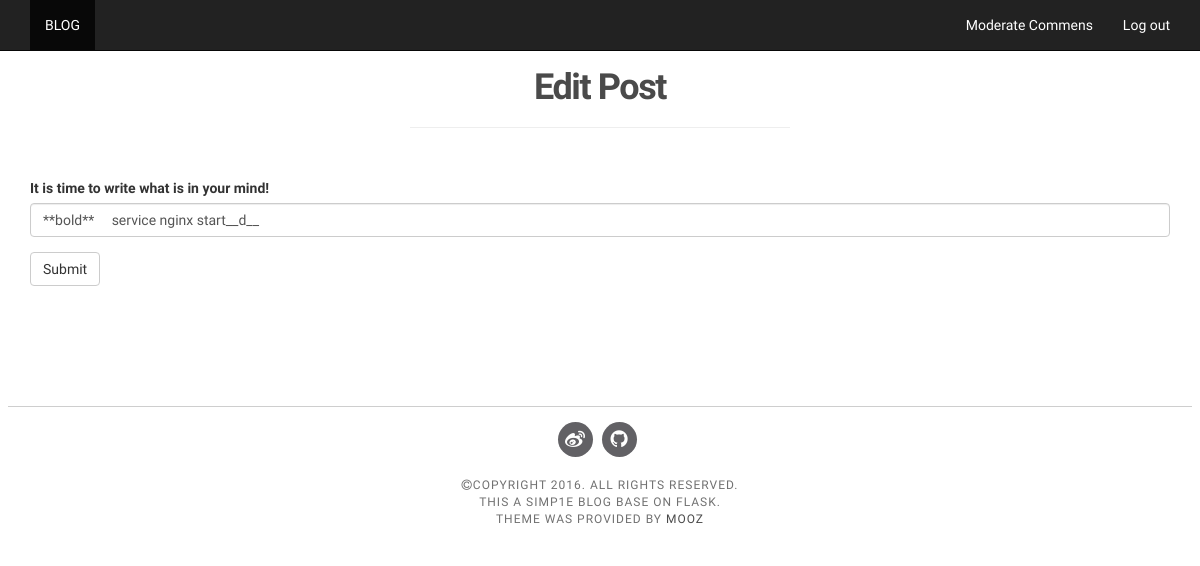
The app's page /edit/2 (signed in), older data.
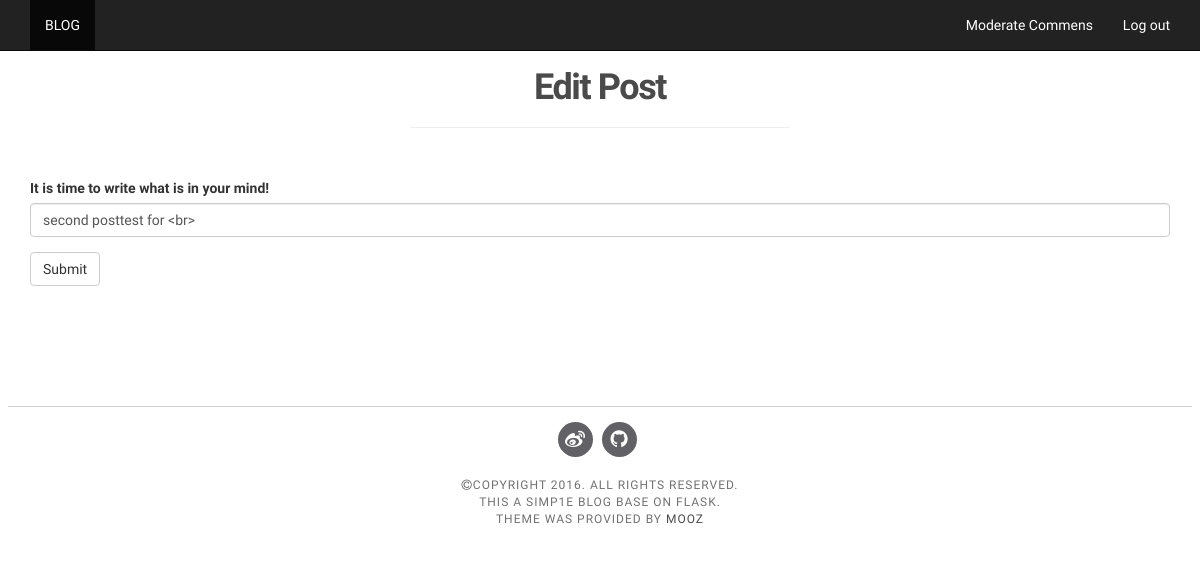
The same page, newer data.
### app/models.py (models this page shows, shortened)
class Post(db.Model):
    __tablename__ = 'posts'
    id = db.Column(db.Integer, primary_key=True)
    body = db.Column(db.Text)
    body_html = db.Column(db.Text)
    timestamp = db.Column(db.DateTime, index=True, default=datetime.utcnow)
    author_name = db.Column(db.Integer, db.ForeignKey('users.id'))
    comments = db.relationship('Comment', backref='post', lazy='dynamic')

### app/main/views.py (the view)
@main.route('/edit/<int:id>', methods=['GET', 'POST'])
@login_required
def edit(id):
    post = Post.query.get_or_404(id)
    if current_user != post.author and \
            not current_user.can(Permission.ADMINISTRATOR):
        abort(403)
    form = PostForm()
    if form.validate_on_submit():
        post.body = form.body.data
        db.session.add(post)
        flash('The post has been updated')
        return redirect(url_for('.post', id=post.id))
    form.body.data = post.body
    return render_template('edit_post.html', form=form)

### app/main/forms.py
class PostForm(Form):
    body = PageDownField('It is time to write what is in your mind!',
                         validators=[Required()])
    submit = SubmitField('Submit')

### app/main/__init__.py (called while the page is built)
@main.app_context_processor
def inject_permissions():
    return dict(Permission=Permission)

### app/models.py (called while the page is built)
@login_manager.user_loader
def load_user(user_id):
    return User.query.get(int(user_id))

    def can(self, permissions):
        return self.role is not None and \
            (self.role.permissions & permissions) == permissions

### app/templates/edit_post.html (shortened to what this page needs)
{% extends 'base.html' %}
{% import "bootstrap/wtf.html" as wtf %}
{% block page_content %}
<div class="page-header">
    <h1>Edit Post</h1>
</div>
<div>
    {{ wtf.quick_form(form) }}
</div>
{% endblock %}

### app/templates/base.html (shortened to what this page needs)
<!DOCTYPE HTML PUBLIC "-//W3C//DTD HTML 4.01//EN">
<html lang="en">
<html xmlns="http://www.w3c.org/1999/xhtml">
<head>
{% block head %}
<link href="//netdna.bootstrapcdn.com/font-awesome/4.2.0/css/font-awesome.min.css" rel="stylesheet">
<link rel="stylesheet" type="text/css" href="{{ url_for('static', filename='css/style.css') }}">
<link rel="stylesheet" type="text/css" href="{{ url_for('static', filename='css/bootstrap.min.css') }}" >
<link rel="stylesheet" type="text/css" href="{{ url_for('static', filename='css/jquery.bxslider.css') }}">
<link rel="stylesheet" type="text/css" href="{{ url_for('static', filename='css/tango.css') }}">
{% endblock %}
</head>
<body>
{% block navbar %}
<nav class="navbar navbar-inverse navbar-fixed-top">
    <div class="container">
        <div id="navbar" class="collapse navbar-collapse">
            <ul class="nav navbar-nav">
                <li class="active"><a href="{{ url_for('main.index') }}">BLOG</a></li>
            </ul>
            <ul class="nav navbar-nav navbar-right">
                {% if current_user.can(Permission.ADMINISTOR) %}
                <li><a href="{{ url_for('main.moderate') }}">Moderate Commens</a></li>
                {% endif %}
                {% if current_user.is_authenticated %}
                <li><a href="{{ url_for('auth.logout') }}">Log out</a></li>
                {% else %}
                <li><a href="{{ url_for('auth.login') }}">Log in</a></li>
                {% endif %}
            </ul>
        </div>
    </div>
</nav>
{% endblock%}
{% block content %}
<div class="container">
    {% block page_content %}
    {% endblock %}
</div>
{% endblock %}
<footer class="footer">
    {% block footer %}
        <div class="footer-socials">
            <a href="#"><i class="fa fa-weibo"></i></a>
            <a href="http://github.com/5imp1e?tab=repositories"><i class="fa fa-github"></i></a>
        </div>
        <div class="footer-bottom">
            <i class="fa fa-copyright"></i>Copyright 2016. All rights reserved.<br>
            This a simp1e blog base on Flask.<br>
            Theme was provided by <a href="http://www.mooxthemes.com">MOOZ</a>
        </div>
        <link rel="stylesheet" type="text/css" href="app/static/css/style.css">
    {% endblock %}
</footer>
</body>

### app/static/css/style.css (style rules this page uses)
body { font-family: "Raleway", Sans-serif; -webkit-font-smoothing: antialiased; }
h1, h2, h3, h4, h5, h6 { letter-spacing: -0.04em; font-weight: 700; font-style: normal; font-family: "Raleway", Sans-serif; color: #4A4A4A; }
a { color: #4A4A4A; }
a, a:hover, a:focus, a:active, a.active { outline: 0; text-decoration: none; }
.navbar .navbar-nav > li > a { color:#fff; }
footer { padding: 0; font-size: 12px; font-weight: 500; text-transform: uppercase; letter-spacing: 1px; color: #717171; text-align: center; border-top: 1px solid #CECECE; }
footer .footer-socials { margin: 15px 0 10px; }
footer .footer-socials a { display: inline-block; margin-right: 5px; background-color: #626165; color: #fff; font-size: 20px; line-height: 35px; width: 35px; height: 35px; border-radius: 50%; -webkit-transition: all 0.2s ease-out; -moz-transition: all 0.2s ease-out; -o-transition: all 0.2s ease-out; transition: all 0.2s ease-out; }
footer .footer-bottom { padding: 10px 0 10px; }
form { padding-bottom: 40px; margin: 50px 0px 80px 0; }

Row changes from the older to the newer data that the page shows:
changed Post: body "**bold** service nginx start__d__" → "second posttest for <br>"
